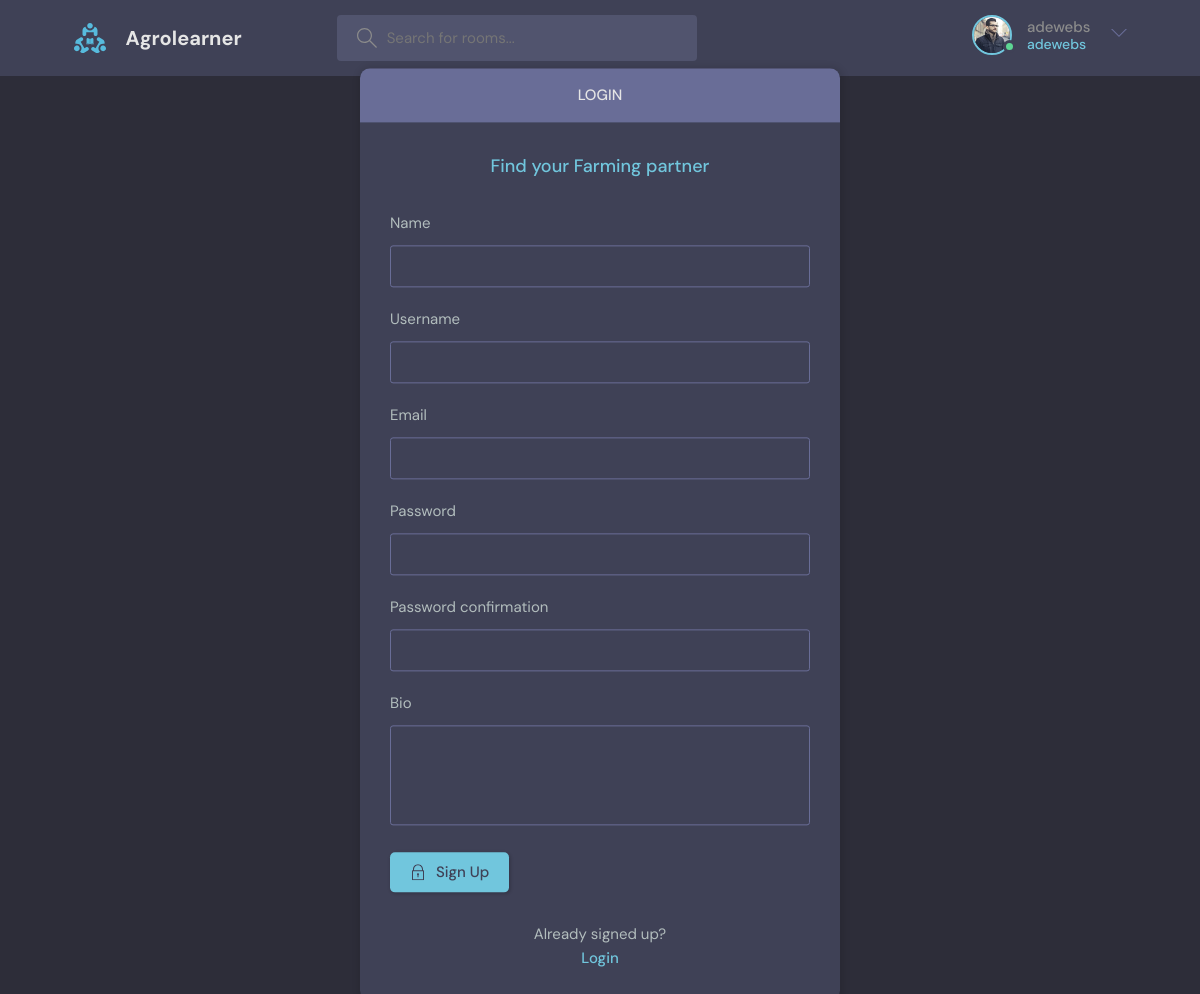
The app's page /register/ (signed in) with its own data.
### elearning/models.py (models this page shows)
class ForalUser(AbstractUser):
    name = models.CharField(max_length=200, null=True)
    email = models.EmailField(unique=True, null=True)
    Bio = models.TextField(null=True)
    avatar = models.ImageField(null=True, default="avatar.svg")
    USERNAME_FIELD = 'email'
    REQUIRED_FIELDS = []

### elearning/views.py (the view, shortened to what this page needs)
# urls.py: path('register/', views.registerpage, name='register'),
def registerpage(request):
    page = 'register'
    form = MyusercreationForm()
    return render(request,
                  'elearning/login_registration.html',
                  {'page': page, 'form':form})

### elearning/forms.py
class MyusercreationForm(UserCreationForm):
    class Meta:
        model = ForalUser
        fields = ['name', 'username', 'email', 'password1', 'password2', 'Bio']

### elearning/templates/elearning/login_registration.html (shortened to what this page needs)
{% extends 'main.html' %}
{% block body %}
    <main class="auth layout">
      {% if page == 'login' %}
      <div class="container">
        <div class="layout__box">
          <div class="layout__boxHeader">
            <div class="layout__boxTitle">
              <h3>Login</h3>
            </div>
          </div>
          <div class="layout__body">
            <h2 class="auth__tagline">Find your Farming partner</h2>
            <form class="form" action="" method="POST">
              {% csrf_token %}
              <div class="form__group form__group">
                <label for="room_name">Username</label>
                <input id="username" name="username" type="text" placeholder="e.g. dennis_ivy" />
              </div>
              <div class="form__group">
                <label for="password">Password</label>
                <input
                  id="password"
                  name="password"
                  type="password"
                  placeholder="&bull;&bull;&bull;&bull;&bull;&bull;&bull;&bull;"
                />
              </div>
              <button class="btn btn--main" type="submit">
                <svg
                  version="1.1"
                  xmlns="http://www.w3.org/2000/svg"
                  width="32"
                  height="32"
                  viewBox="0 0 32 32"
                >
                  <title>lock</title>
                  <path
                    d="M27 12h-1v-2c0-5.514-4.486-10-10-10s-10 4.486-10 10v2h-1c-0.553 0-1 0.447-1 1v18c0 0.553 0.447 1 1 1h22c0.553 0 1-0.447 1-1v-18c0-0.553-0.447-1-1-1zM8 10c0-4.411 3.589-8 8-8s8 3.589 8 8v2h-16v-2zM26 30h-20v-16h20v16z"
                  ></path>
                  <path
                    d="M15 21.694v4.306h2v-4.306c0.587-0.348 1-0.961 1-1.694 0-1.105-0.895-2-2-2s-2 0.895-2 2c0 0.732 0.413 1.345 1 1.694z"
                  ></path>
                </svg>
                Login
              </button>
            </form>
            <div class="auth__action">
              <p>Haven't signed up yet?</p>
              <a href="{% url 'register' %}" class="btn btn--link">Sign Up</a>
            </div>
          </div>
        </div>
      </div>
      {% else %}
<div class="container">
        <div class="layout__box">
          <div class="layout__boxHeader">
            <div class="layout__boxTitle">
              <h3>Login</h3>
            </div>
          </div>
          <div class="layout__body">
            <h2 class="auth__tagline">Find your Farming partner</h2>
            <form class="form" action="" method="POST">
              {% for items in form %}
              <div class="form__group form__group">
                <label for="room_name">{{items.label}}</label>
                {{items}}
              </div>
{% endfor %}
              <button class="btn btn--main" type="submit">
                Sign Up
              </button>
            </form>
            <div class="auth__action">
              <p>Already signed up?</p>
              <a href="{% url 'login' %}" class="btn btn--link">Login</a>
            </div>
          </div>
        </div>
      </div>
      {% endif %}
    </main>
  {% endblock %}

### templates/navbar.html (shortened to what this page needs)
{% load static %}
 <header class="header header--loggedIn">
      <div class="container">
        <a href="{% url 'homepage' %}" class="header__logo">
          <img src="{% static 'assets/logo.svg' %}" />
          <h1>Agrolearner</h1>
        </a>
        <form class="header__search" method="GET" action="{% url 'homepage' %}">
          <label>
            <input placeholder="Search for rooms..."  name="q"/>
          </label>
        </form>
        <nav class="header__menu">
{% if request.user.is_authenticated %}
          <div class="header__user">
            <a href="{% url 'profile' request.user.pk %}">
              <div class="avatar avatar--medium active">
                <img src="{{request.user.avatar.url}}" />
              </div>
              <p>{{request.user.username}} <span>{{request.user.username}}</span></p>
            </a>
            <button class="dropdown-button">
              <svg version="1.1" xmlns="http://www.w3.org/2000/svg" width="32" height="32" viewBox="0 0 32 32">
                <title>chevron-down</title>
                <path d="M16 21l-13-13h-3l16 16 16-16h-3l-13 13z"></path>
              </svg>
            </button>
          </div>
          {% else %}
 <a href="{% url 'login' %}">
            <img src="{% static 'assets/avatar.svg' %}" />
            <p>Login</p>
          </a>
          {% endif %}
        </nav>
      </div>
    </header>

### records on screen
ForalUser: user.avatar (picture), user.username "adewebs"

### other values on screen
{{ items.label }} "Name" "Username" "Email" "Password" "Password confirmation" "Bio"
